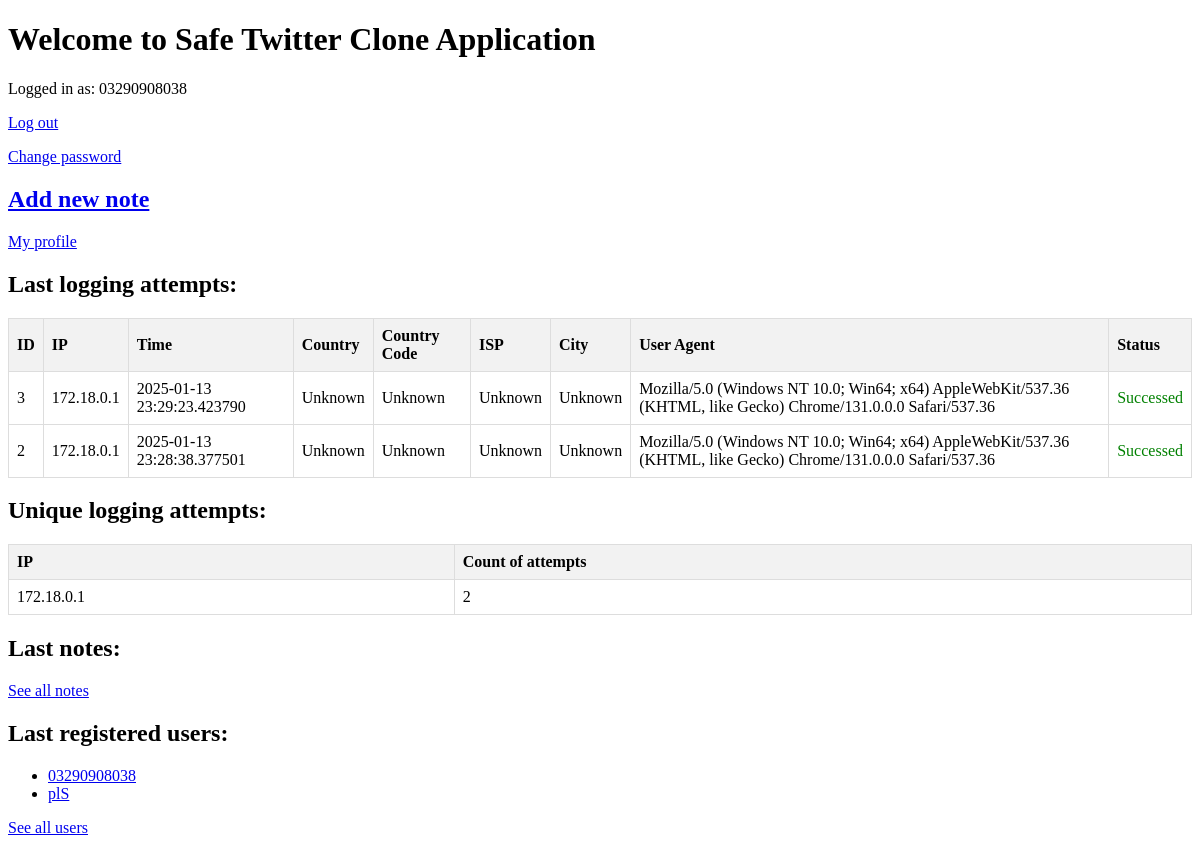
/ (signed in), run on the app's committed database.
### tables this page shows
CREATE TABLE users (
                id INTEGER PRIMARY KEY AUTOINCREMENT,
                username TEXT UNIQUE NOT NULL,
                private_key TEXT NOT NULL,
                public_key TEXT NOT NULL,
                password TEXT NOT NULL,
                totp_secret TEXT NOT NULL,
                email TEXT UNIQUE NOT NULL
            );

CREATE TABLE login_attempts (
                id INTEGER PRIMARY KEY AUTOINCREMENT,
                user_id INTEGER,
                ip_address TEXT NOT NULL,
                login_time TEXT NOT NULL,
                country TEXT,
                country_code TEXT,
                isp TEXT,
                city TEXT,
                user_agent TEXT NULL,
                success INTEGER NOT NULL NOT NULL,
                FOREIGN KEY(user_id) REFERENCES users(id)
            );

### app.py (the view)
@app.route('/')
def index():
    notes = get_latest_notes(limit=5)
    users = get_latest_users(limit=5)
    user_id = session.get('user_id')
    current_user = None
    login_attempts = []
    unique_ips = []
    if user_id:
        current_user = get_user_basic_data_by_id(user_id)
        if current_user:
            login_attempts = get_login_attempts(user_id, limit=10)
            unique_ips = get_unique_ips(user_id)
    return render_template('index.html', notes=notes, users=users, current_user=current_user, login_attempts=login_attempts, unique_ips=unique_ips)

### app.py (called while the page is built)
@app.after_request
def set_csp(response):
    response.headers['Content-Security-Policy'] = CSP_POLICY
    return response

@app.before_request
def before_request_actions():
    if 'user_id' in session:
        session.permanent = True
    if request.method == 'POST':
        endpoint = request.endpoint
        if endpoint in HONEYPOT_ROUTES:
            honeypot = request.form.get('honeypot', '')
            if honeypot:
                abort(403)

### db.py (called while the page is built)
def get_user_basic_data_by_id(user_id):
    conn = sqlite3.connect(DB_PATH)
    c = conn.cursor()
    c.execute('SELECT id, username, public_key FROM users WHERE id=?', (user_id,))
    row = c.fetchone()
    conn.close()
    return row

def get_latest_notes(limit=None):
    conn = sqlite3.connect(DB_PATH)
    c = conn.cursor()
    if limit is not None:
        c.execute('SELECT notes.id, notes.title, users.username FROM notes JOIN users ON notes.user_id = users.id ORDER BY notes.id DESC LIMIT ?', (limit,))
    else:
        c.execute('SELECT notes.id, notes.title, users.username FROM notes JOIN users ON notes.user_id = users.id ORDER BY notes.id DESC')
    rows = c.fetchall()
    conn.close()
    return rows

def get_latest_users(limit=None):
    conn = sqlite3.connect(DB_PATH)
    c = conn.cursor()
    if limit is not None:
        c.execute('SELECT id, username FROM users ORDER BY id DESC LIMIT ?', (limit,))
    else:
        c.execute('SELECT id, username FROM users ORDER BY id DESC')  # Bez limitu
    rows = c.fetchall()
    conn.close()
    return rows

def get_unique_ips(user_id):
    conn = sqlite3.connect(DB_PATH)
    c = conn.cursor()
    c.execute('''
        SELECT ip_address, COUNT(*) AS attempts
        FROM login_attempts
        WHERE user_id = ?
        GROUP BY ip_address
        ORDER BY attempts DESC
    ''', (user_id,))
    rows = c.fetchall()
    conn.close()
    return rows

def get_login_attempts(user_id, limit=100):
    conn = sqlite3.connect(DB_PATH)
    c = conn.cursor()
    c.execute('''
        SELECT id, ip_address, login_time, country, country_code, isp, city, user_agent, success
        FROM login_attempts
        WHERE user_id = ?
        ORDER BY login_time DESC
        LIMIT ?
    ''', (user_id, limit))
    rows = c.fetchall()
    conn.close()
    return rows

### templates/index.html (shortened to what this page needs)
<!DOCTYPE html>
<html lang="pl">
<head>
    <link rel="stylesheet" href="{{ url_for('static', filename='css/styles.css') }}">
</head>
<body>
    <h1>Welcome to Safe Twitter Clone Application</h1>
    {% if current_user %}
        <p>Logged in as: {{ current_user[1] }}</p>
        <p><a href="{{ url_for('logout') }}">Log out</a></p>
        <a href="{{ url_for('change_password') }}">Change password</a>
        <h2><a href="{{ url_for('add_note') }}">Add new note</a></h2>
        <p><a href="/user/{{ current_user[0] }}">My profile</a></p>
        <h2>Last logging attempts:</h2>
        {% if login_attempts %}
            <table>
                <tr>
                    <th>ID</th>
                    <th>IP</th>
                    <th>Time</th>
                    <th>Country</th>
                    <th>Country Code</th>
                    <th>ISP</th>
                    <th>City</th>
                    <th>User Agent</th>
                    <th>Status</th>
                </tr>
                {% for attempt in login_attempts %}
                <tr>
                    <td>{{ attempt[0] }}</td>
                    <td>{{ attempt[1] }}</td>
                    <td>{{ attempt[2] }}</td>
                    <td>{{ attempt[3] }}</td>
                    <td>{{ attempt[4] }}</td>
                    <td>{{ attempt[5] }}</td>
                    <td>{{ attempt[6] }}</td>
                    <td>{{ attempt[7] }}</td>
                    <td>
                        {% if attempt[8] == 1 %}
                            <span class="success">Successed</span>
                        {% else %}
                            <span class="fail">Failed</span>
                        {% endif %}
                    </td>
                </tr>
                {% endfor %}
            </table>
        {% else %}
            <p>No data about last logging attempts.</p>
        {% endif %}
        <h2>Unique logging attempts:</h2>
        {% if unique_ips %}
            <table>
                <tr>
                    <th>IP</th>
                    <th>Count of attempts</th>
                </tr>
                {% for ip, count in unique_ips %}
                <tr>
                    <td>{{ ip }}</td>
                    <td>{{ count }}</td>
                </tr>
                {% endfor %}
            </table>
        {% else %}
            <p>No unique IP.</p>
        {% endif %}
    {% else %}
        <p><a href="{{ url_for('login') }}">Login</a> or <a href="{{ url_for('register') }}">Register</a></p>
    {% endif %}
    <h2>Last notes:</h2>
    <p><a href="{{ url_for('all_notes') }}">See all notes</a></p>
    <h2>Last registered users:</h2>
    <ul>
        {% for user in users %}
            <li><a href="/user/{{ user[0] }}">{{ user[1] }}</a></li>
        {% endfor %}
    </ul>
    <p><a href="{{ url_for('all_users') }}">See all users</a></p>
</body>
</html>

### static/css/styles.css (style rules this page uses)
.success { color: green; }
table { width: 100%; border-collapse: collapse; }
th, td { border: 1px solid #ddd; padding: 8px; text-align: left; }
th { background-color: #f2f2f2; }

### data on the page
users: username "03290908038"
login_attempts: id "3", ip_address "172.18.0.1", login_time "2025-01-13 23:29:23.423790", country "Unknown", country_code "Unknown", isp "Unknown", city "Unknown", user_agent "Mozilla/5.0 (Windows NT 10.0; Win64; x64) AppleWebKit/537.36 (KHTML, like Gecko) Chrome/131.0.0.0 Safari/537.36", success "Successed"
login_attempts: id "2", ip_address "172.18.0.1", login_time "2025-01-13 23:28:38.377501", country "Unknown", country_code "Unknown", isp "Unknown", city "Unknown", user_agent "Mozilla/5.0 (Windows NT 10.0; Win64; x64) AppleWebKit/537.36 (KHTML, like Gecko) Chrome/131.0.0.0 Safari/537.36", success "Successed"
users: username "plS"

### other printed values
{{ ip }} "172.18.0.1"
{{ count }} "2"
